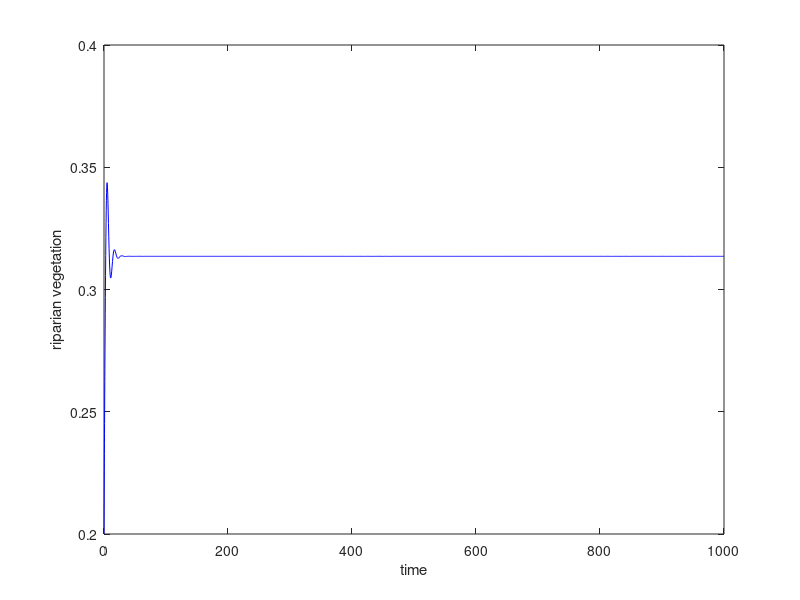
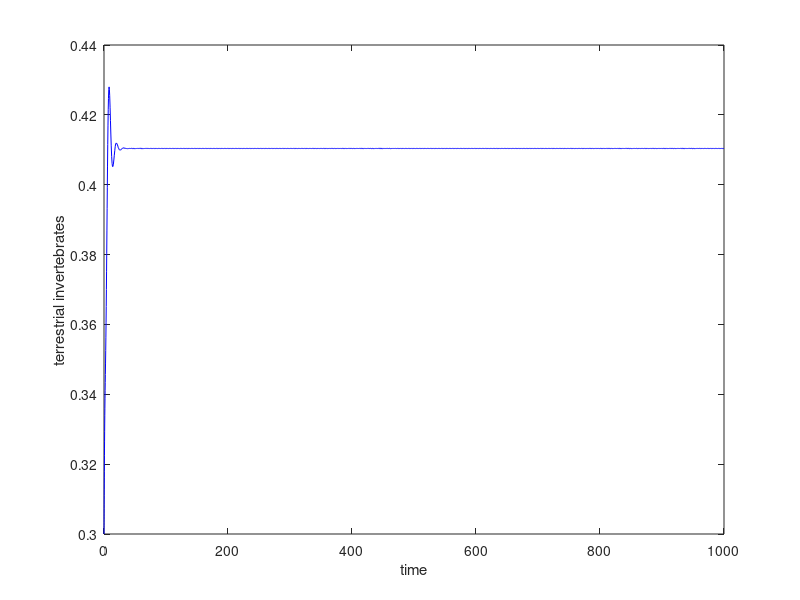
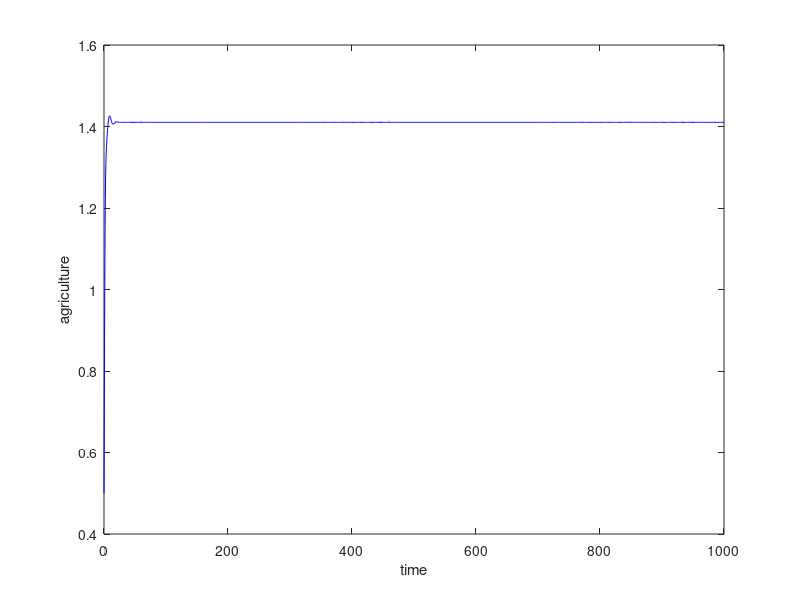

These figures' MATLAB source, in order:
% clc;
% clear;
% close all;
format long
%parameter values that will not vary
s=1; K=1; nu=1; L=1;
%PARAMETERS WITH PERIODIC OSCILLATIONS
% delta=.0008;
% delta=.003;
delta=.3;

r=0.9; alpha=.005; beta=1.5;
theta=.9; gamma=.0005;

%main model solving in RK4 method
riparian_dim=@(t,x)[r*x(1)*(1 - (x(1)/K)) - alpha*(x(1)^2)*x(3) - beta*x(2)*x(1); theta*beta*x(2)*x(1) - gamma*x(2)^2 - delta*x(2)*x(3); s*x(3)*(1 - (x(3)/L)) + nu*x(2)*x(3)];
[t,x]=ode45(riparian_dim,[0 1000],[.2 .3 .5]);
p_riparian=size(x);
V_cap_rev=x(p_riparian(1),1)
I_cap_rev=x(p_riparian(1),2)
A_cap_rev=x(p_riparian(1),3)
% %Equilibrium Existence
a_cap = (alpha*L*nu*theta*beta)/(s*(gamma+(delta*L*nu)/s))
b_cap = (r/K) + alpha*L -(alpha*(L^2)*nu*delta/(s*(gamma + (delta*L*nu/s)))) + (theta*(beta^2)/(gamma + (delta*L*nu/s)))
c_cap = -r - (delta*beta*L/(gamma + (delta*L*nu/s)))
D_cap = b_cap^2-4*a_cap*c_cap;
V1_cap = (-b_cap+sqrt(D_cap))/(2*a_cap)
V2_cap = (-b_cap-sqrt(D_cap))/(2*a_cap)
V_cap_act = V1_cap
I_cap_act = (theta*beta*V_cap_act - delta*L) / (gamma + (delta*L*nu/s))
A_cap_act = (s + nu*I_cap_act)*(L/s)
% if delta<2*theta*beta && alpha<theta*beta^2
%     disp("existence of interior equilibrium satisfied")
% end
if beta > (delta/theta)*(1+alpha/r)
    disp("existence of interior equilibrium satisfied")
end
% if (theta*beta*V_cap_act > delta*L)
%     disp("existence of interior equilibrium satisfied")
% end
% %%dimensionless b1,b2,b3
% b1_dim = alpha*V_cap_act*A_cap_act + gamma*I_cap_act + A_cap_act + r*V_cap_act;
% b2_dim = r*V_cap_act*gamma*I_cap_act + r*V_cap_act*A_cap_act + alpha*V_cap_act*(A_cap_act^2) + (alpha*V_cap_act*A_cap_act*gamma*I_cap_act) + gamma*I_cap_act*A_cap_act + delta*I_cap_act*nu*A_cap_act + theta*V_cap_act*I_cap_act;
% b3_dim = r*V_cap_act*gamma*I_cap_act*A_cap_act + r*V_cap_act*delta*I_cap_act*nu*A_cap_act + alpha*V_cap_act*gamma*I_cap_act*(A_cap_act^2) + alpha*V_cap_act*delta*I_cap_act*nu*A_cap_act^2 + theta*I_cap_act*A_cap_act*V_cap_act + alpha*V_cap_act^2*theta*I_cap_act*nu*A_cap_act;
% hopf_riparian_dim = b1_dim*b2_dim-b3_dim
% 
% %Routh-Hurwitz Stability Analysis
b1 = alpha*V_cap_act*A_cap_act + gamma*I_cap_act + (s*A_cap_act/L) + (r*V_cap_act/K)
b2 = ((r*V_cap_act*gamma*I_cap_act)/K) + ((r*V_cap_act*s*A_cap_act)/L) + ((alpha*V_cap_act*(A_cap_act^2)*s)/L) + (alpha*V_cap_act*A_cap_act*gamma*I_cap_act) + ((gamma*I_cap_act*s*A_cap_act)/L) + (delta*I_cap_act*nu*A_cap_act) + (theta*beta^2*V_cap_act*I_cap_act);
b3 = ((r*V_cap_act*gamma*I_cap_act*s*A_cap_act)/(K*L)) + ((r*V_cap_act*delta*I_cap_act*nu*A_cap_act)/K) + ((alpha*V_cap_act*gamma*I_cap_act*s*A_cap_act^2)/L) + (alpha*V_cap_act*delta*I_cap_act*nu*A_cap_act^2) + ((theta*beta^2*I_cap_act*s*A_cap_act*V_cap_act)/L) + alpha*V_cap_act^2*theta*beta*I_cap_act*nu*A_cap_act;
hopf_riparian = b1*b2-b3
% 
if hopf_riparian>0
    disp('condition for b1*b2-b3>0')
end
% %Jacobian
% a11_1= - (r*V_cap_act/K)- alpha*V_cap_act*A_cap_act
a11 = r - (2*r*V_cap_act/K) - 2*alpha*V_cap_act*A_cap_act - beta*I_cap_act;
a12 = -beta*V_cap_act;
a13 = -alpha*V_cap_act^2;
a21 = theta*beta*I_cap_act;
a22 = theta*beta*V_cap_act - 2*gamma*I_cap_act - delta*A_cap_act;
% a22=-gamma*I_cap_act
a23 = -delta*I_cap_act;
a31 = 0;
a32 = nu*A_cap_act;
% a33=-s*A_cap_act/L
a33= s - (2*s*A_cap_act/L) + nu*I_cap_act;
J_riparian = [a11 a12 a13;a21 a22 a23;a31 a32 a33];
eigs(J_riparian)
% %Global Stability Condition (using Poincare Bendixosn theorem)
% if gamma>delta && r>alpha*K^2
%     disp('condition 1 for Global Stability satisfied')
% end
% if beta<r/K
%     disp('condition 2 for Global Stability satisfied')
% end
% % if nu<s/L && beta<r/K
% %     disp('condition 2 for Global Stability satisfied')
% % end
% if theta*beta<gamma
%     disp('condition 3 for Global Stability satisfied')
% end
% %Global Stability Condition (using Lyapunov)
if alpha^2*K^2<4*(delta*s*r)/(L*theta*nu*K)
    disp('condition 4 (Lyapunov) for Global Stability satisfied')
end
%%tranvsersality condition with respect to delta
trans_value=theta*I_cap_act*V_cap_act*(alpha*V_cap_act*A_cap_act-2*gamma*beta*I_cap_act-2*r*beta*V_cap_act-2*alpha*beta*V_cap_act*A_cap_act)
if trans_value~= 0
      disp('transversality condition satisfied')
end 

%Figures Plotted
figure(1)
plot(t,x(:,1),'b')
xlabel('time') 
ylabel('riparian vegetation')
% label1 = '$\delta=0.003$';
% label2 = '$\delta=0.3$';
% legend(label1,label2,'Interpreter','latex')
hold on
figure(2)
plot(t,x(:,2),'b')
xlabel('time') 
ylabel('terrestrial invertebrates')
% label1 = '$\delta=0.003$';
% label2 = '$\delta=0.3$';
% legend(label1,label2,'Interpreter','latex')
hold on
figure(3)
plot(t,x(:,3),'b')
xlabel('time') 
ylabel('agriculture')
% label1 = '$\delta=0.003$';
% label2 = '$\delta=0.3$';
% legend(label1,label2,'Interpreter','latex')
hold on
% figure(4)
% plot3(x(:,1),x(:,2),x(:,3),'b')
% xlabel('riparian vegetation') 
% ylabel('terrestrial invertebrates')
% zlabel('agriculture')
% label1 = '$\delta=0.003$';
% label2 = '$\delta=0.3$';
% legend(label1,label2,'Interpreter','latex')
% hold on
% figure(5)
% plot(x(:,2),x(:,1),'k')
% xlabel('terrestrial invertebrates') 
% ylabel('riparian vegetation') 
% hold on
